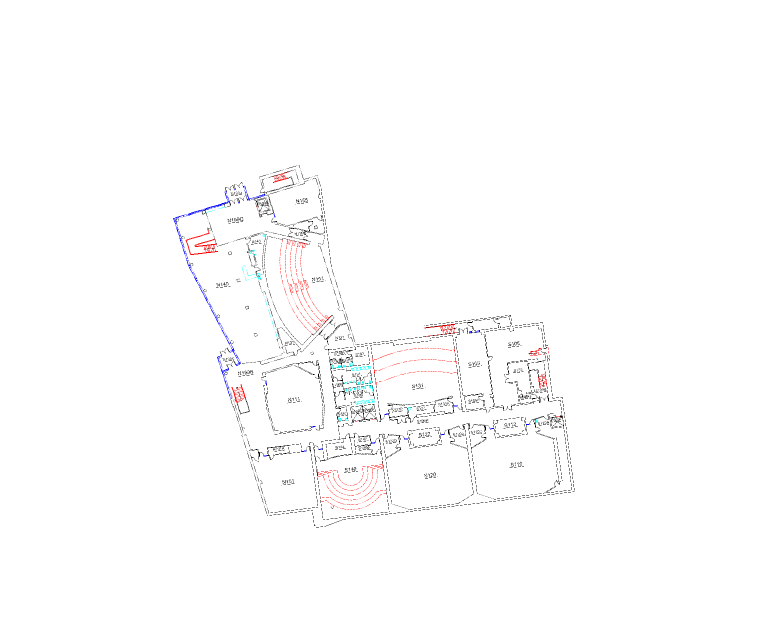
#> input picture data/plan_wayfinding/sources/ilc/floor-1.png, 1536 x 1280 px (shown at 1/2 size)
$ python -i plan_outline.py   (imports and definitions only)
#> lines starting #> are read from the running program, lines starting #| are printed output that depends on the picture; after the words box and inside, x2 and y2 are one past the last pixel; in counts of white or black regions, pixels touching at a corner belong together
"""Trace a building's footprint from a stitched floor-plan PNG, for the clean schematic plans.

    python scripts/plan_outline.py ilc 1 2            # building footprint
    python scripts/plan_outline.py --rooms ilc 1 2    # room shapes for the traced rooms

Reads data/plans/<building>/<floor>.png and writes data/plans/<building>/<floor>.outline.json:
{"polygons": [[[x, y], ...]], ...} in the PNG's pixel frame (the same frame the traced floors use).
With --rooms it writes <floor>.rooms.json: {node_id: {"polygon": [...], "method": "plan" | "box"}}.

Room shapes: the plan's black lines are its walls (seating, furniture and glass are drawn in color and
ignored). Walls are thickened to close door gaps, then each room is flood-filled from its label
(`label_at` in indoor_overrides.json). A fill that leaks (too big, or reaching the image edge) falls back
to a box around the label. Rooms marked "shape": "open" (the commons) get no shape; "box_px": [w, h] sizes a fallback box.

How: dark pixels are the plan's lines. They are thickened until the dashed outer walls close, the
outside is flood-filled from the image border, and what isn't outside is the building. That is shrunk
back, smoothed, traced (marching squares) and simplified (Ramer-Douglas-Peucker).
"""
from __future__ import annotations

import json
import math
import sys
from pathlib import Path

from PIL import Image, ImageDraw, ImageFilter

PLANS = Path(__file__).resolve().parents[1] / "data" / "plans"
CLOSE_PX = 17          # thickening that closes dashed walls (odd)
GRID = 3               # trace on a grid this coarse (px)
SIMPLIFY_PX = 4.0      # RDP tolerance (px)
MIN_AREA_FRAC = 0.03   # keep parts at least this share of the largest


def footprint(png: Path) -> Image.Image:
    gray = Image.open(png).convert("L")
    ink = gray.point(lambda v: 255 if v < 215 else 0)
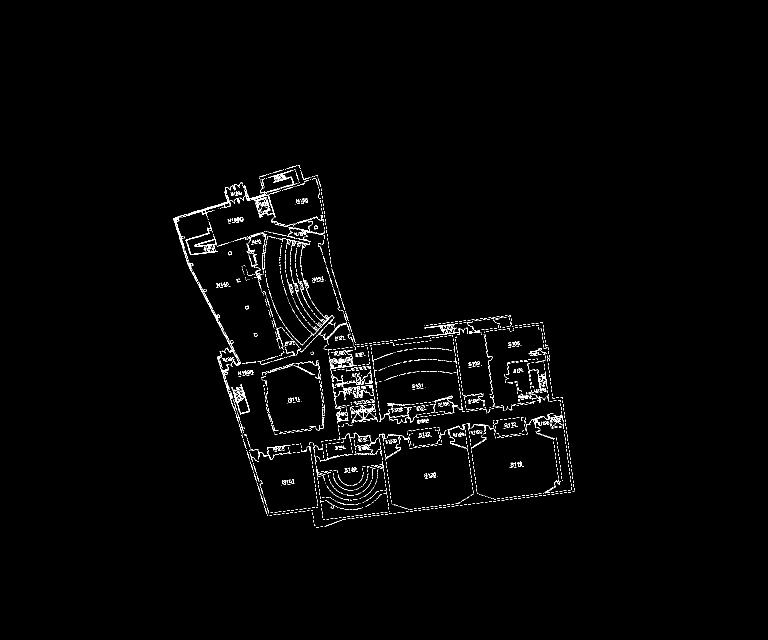
#> ink: PIL image 1536x1280 L (shown at 1/2 size); 1.4% white in thin lines or dots, all inside (x1, y1, x2, y2) = (346, 330, 1149, 1055)
    thick = ink.filter(ImageFilter.MaxFilter(CLOSE_PX))
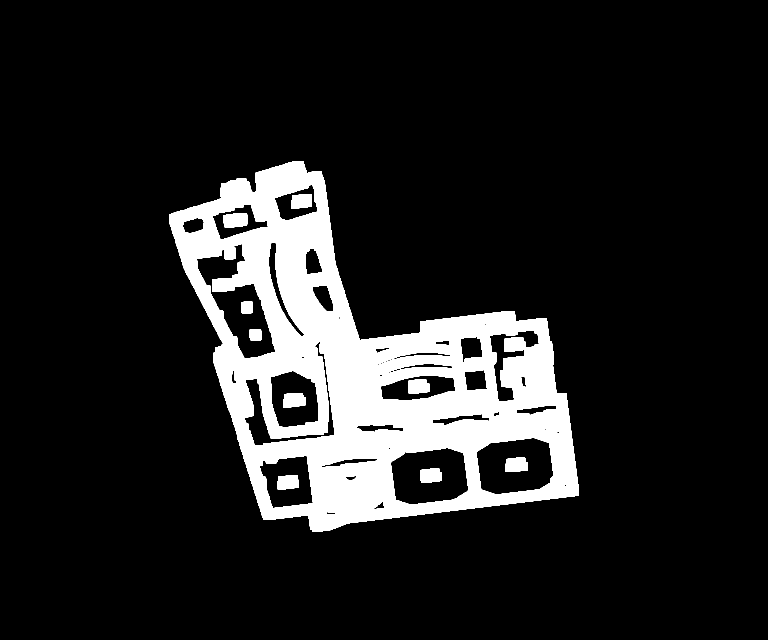
#> thick: PIL image 1536x1280 L (shown at 1/2 size); 12.8% white; 10 white regions, largest, box (x1, y1, x2, y2) and area: (338, 322, 1157, 1063) 242501, (447, 426, 495, 455) 1258, (1011, 915, 1056, 944) 1163
    ImageDraw.floodfill(thick, (0, 0), 128)
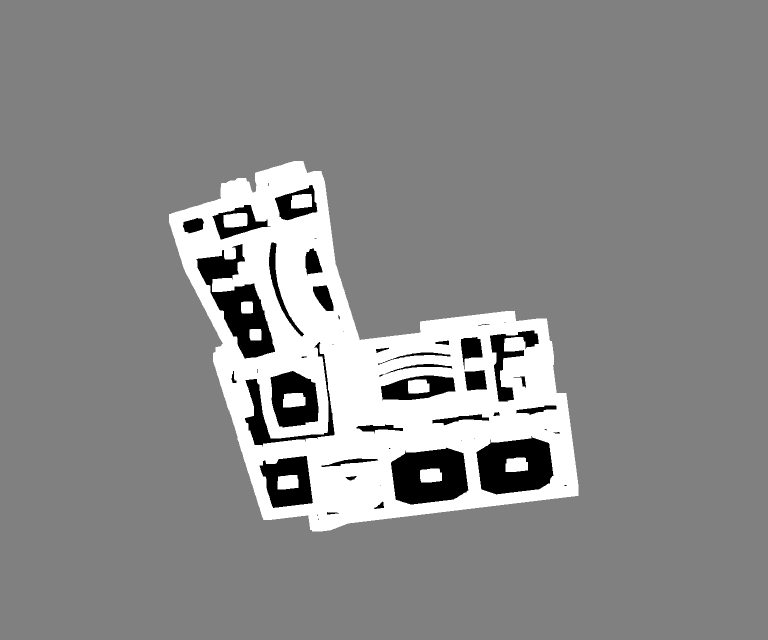
#> thick: PIL image 1536x1280 L (shown at 1/2 size); min 0, max 255, mean 138.6
    building = thick.point(lambda v: 0 if v == 128 else 255)
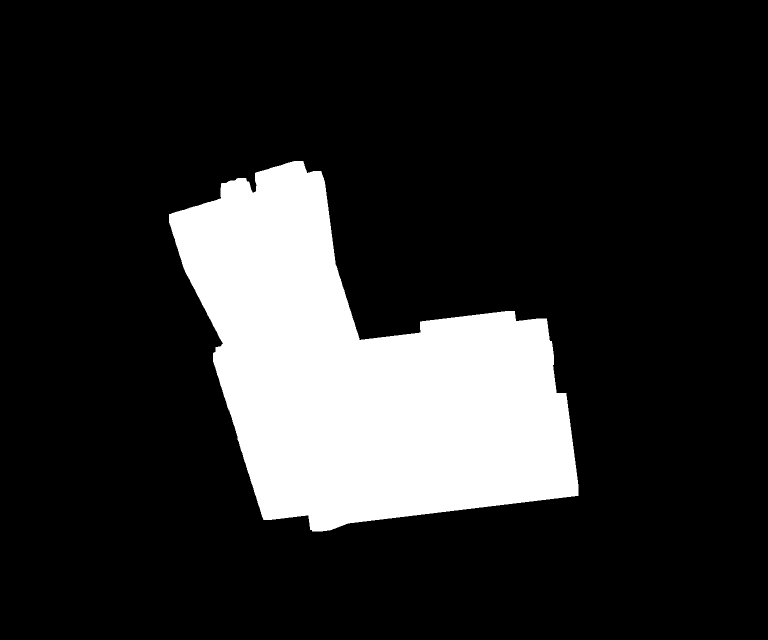
#> building: PIL image 1536x1280 L (shown at 1/2 size); 17.3% white; 1 white region, box (x1, y1, x2, y2) and area: (338, 322, 1157, 1063) 339164
    building = building.filter(ImageFilter.MinFilter(CLOSE_PX - 4))
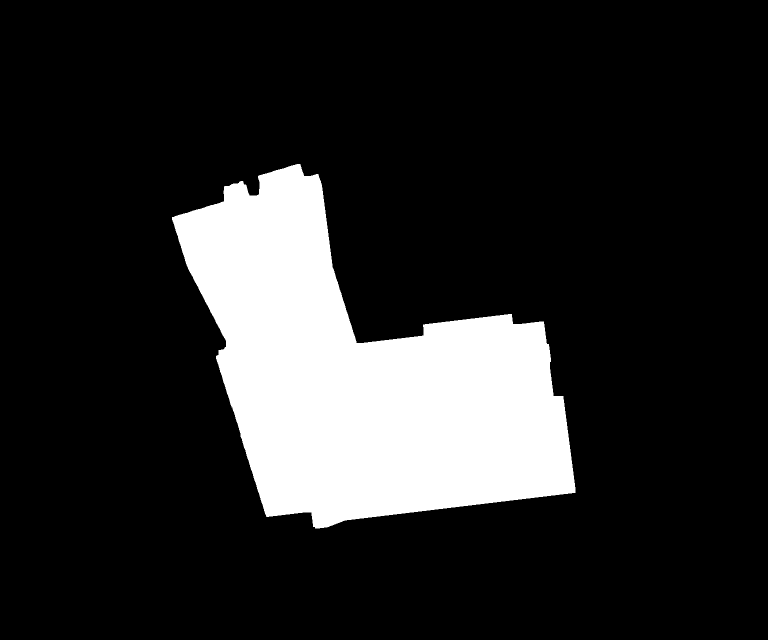
#> building: PIL image 1536x1280 L (shown at 1/2 size); 16.2% white; 1 white region, box (x1, y1, x2, y2) and area: (344, 328, 1151, 1057) 319004
    return building.filter(ImageFilter.GaussianBlur(2)).point(lambda v: 255 if v >= 128 else 0)
#> returned value: PIL image 1536x1280 L; 16.2% white; 1 white region, box (x1, y1, x2, y2) and area: (344, 328, 1151, 1057) 318991


# [89 lines left out: functions components, loops, rdp, outline, not called in this run]


OVERRIDES = PLANS.parent / "indoor_overrides.json"
WALL_CLOSE_PX = 9        # closes door gaps (~1 m) without merging rooms
ROOM_MAX_AREA = 70000    # px; bigger means the fill leaked into a hallway
ROOM_MIN_AREA = 2500     # px; smaller means it caught a closet or the gap between fixtures
BOX = (110, 70)          # fallback box around a label (px)


# [94 lines left out: functions _walls, _free_near, room_shape, rooms, main, not called in this run]


# [2 lines not run here, left out]

>>> result = footprint('../../data/plan_wayfinding/sources/ilc/floor-1.png')
